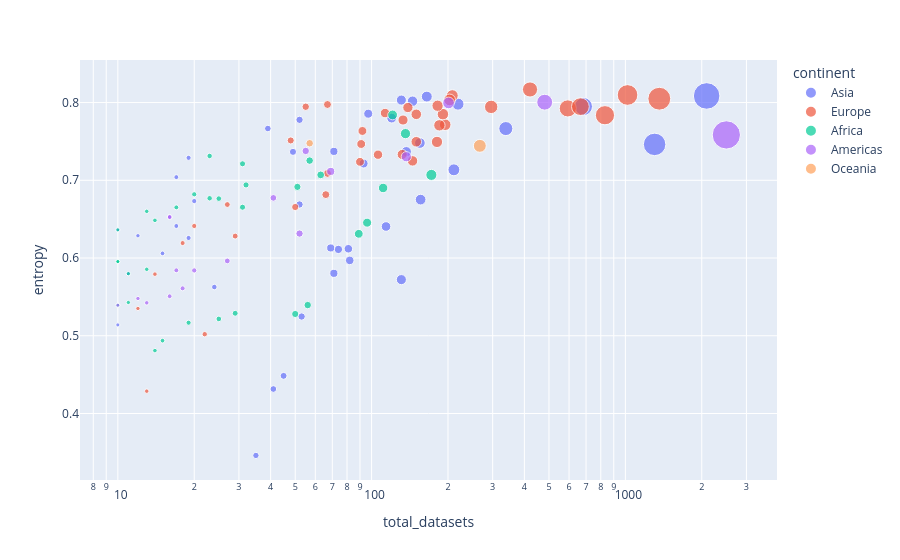

This figure's notebook cell:
### Code cell
fig = px.scatter(
    plot_df,
    x="total_datasets",
    y="entropy",
    size="bubble_size",
    color="continent",
    hover_name="country",
    hover_data={
        "income": True,
        "num_universities": True,
        "total_datasets": True,
        "entropy": ':.3f'
    },
    log_x=True
)

fig.show()

### Figure 1 — Plotly figure (JSON) as saved in the notebook; plotly's stock layout.template omitted (floating-point values rounded to 4 significant figures)
{"data": [{"customdata": [["L", 84], ["UM", 42], ["UM", 32], ["H", 12], ["LM", 122], ["LM", 30], ["UM", 897], ["UM", 43], ["LM", 636], ["UM", 561], ["UM", 234], ["UM", 95], ["H", 7], ["H", 636], ["LM", 29], ["UM", 83], ["H", 5], ["LM", 23], ["LM", 36], ["UM", 79], ["UM", 36], ["LM", 88], ["LM", 11], ["L", 72], ["H", 13], ["LM", 142], ["LM", 26], ["LM", 230], ["H", 2], ["H", 44], ["H", 5], ["H", 228], ["LM", 19], ["L", 29], ["H", 129], ["LM", 14], ["UM", 113], ["UM", 177], ["H", 30], ["LM", 34], ["LM", 166], ["L", 15]], "hovertemplate": "<b>%{hovertext}</b><br><br>continent=Asia<br>total_datasets=%{x}<br>entropy=%{y:.3f}<br>bubble_size=%{marker.size}<br>income=%{customdata[0]}<br>num_universities=%{customdata[1]}<extra></extra>", "hovertext": ["Afghanistan", "Armenia", "Azerbaijan", "Bahrain", "Bangladesh", "Cambodia", "China", "Georgia", "India", "Indonesia", "Iran", "Iraq", "Israel", "Japan", "Jordan", "Kazakhstan", "Kuwait", "Kyrgyzstan", "Lebanon", "Malaysia", "Mongolia", "Myanmar", "Nepal", "North Korea", "Oman", "Pakistan", "Palestine", "Philippines", "Qatar", "Saudi Arabia", "Singapore", "South Korea", "Sri Lanka", "Syria", "Taiwan", "Tajikistan", "Thailand", "Turkey", "United Arab Emirates", "Uzbekistan", "Vietnam", "Yemen"], "legendgroup": "Asia", "marker": {"color": "#636efa", "size": [27.75, 21.8, 23.56, 36.14, 127.1, 19.97, 632.9, 23.56, 454.8, 85.61, 107.0, 61.04, 97.74, 289.5, 65.02, 38.98, 43.09, 17.08, 59.29, 47.68, 15.04, 21.8, 45.74, 15.04, 40.37, 71.62, 65.58, 59.29, 91.04, 102.9, 102.4, 176.8, 47.68, 58.12, 93.93, 16.07, 73.77, 130.4, 82.6, 24.43, 91.04, 48.32], "sizemode": "area", "sizeref": 1.793, "symbol": "circle"}, "mode": "markers", "name": "Asia", "orientation": "v", "showlegend": true, "type": "scatter", "x": [24.0, 17.0, 19.0, 35.0, 211.0, 15.0, 2091.0, 19.0, 1304.0, 120.0, 165.0, 74.0, 145.0, 684.0, 81.0, 39.0, 45.0, 12.0, 71.0, 52.0, 10.0, 17.0, 49.0, 10.0, 41.0, 93.0, 82.0, 71.0, 131.0, 156.0, 155.0, 338.0, 52.0, 69.0, 137.0, 11.0, 97.0, 219.0, 114.0, 20.0, 131.0, 53.0], "xaxis": "x", "y": [0.5627, 0.7041, 0.7289, 0.346, 0.7135, 0.606, 0.8085, 0.6258, 0.7462, 0.78, 0.8077, 0.6111, 0.8018, 0.7949, 0.6119, 0.7666, 0.4484, 0.6287, 0.5803, 0.7778, 0.6362, 0.6412, 0.7366, 0.514, 0.4315, 0.7216, 0.597, 0.7372, 0.5722, 0.6752, 0.748, 0.7665, 0.6689, 0.613, 0.7368, 0.5799, 0.7857, 0.798, 0.6406, 0.6733, 0.8032, 0.5247], "yaxis": "y"}, {"customdata": [["UM", 27], ["H", 64], ["UM", 33], ["H", 14], ["UM", 28], ["H", 36], ["H", 18], ["H", 31], ["H", 15], ["H", 5], ["H", 34], ["H", 193], ["H", 312], ["H", 23], ["H", 29], ["H", 6], ["H", 23], ["H", 92], ["H", 12], ["H", 15], ["H", 1], ["H", 1], ["UM", 14], ["UM", 3], ["H", 55], ["UM", 17], ["H", 24], ["H", 166], ["H", 28], ["H", 73], ["H", 383], ["UM", 16], ["H", 24], ["H", 12], ["H", 82], ["H", 33], ["H", 31], ["UM", 193], ["H", 232]], "hovertemplate": "<b>%{hovertext}</b><br><br>continent=Europe<br>total_datasets=%{x}<br>entropy=%{y:.3f}<br>bubble_size=%{marker.size}<br>income=%{customdata[0]}<br>num_universities=%{customdata[1]}<extra></extra>", "hovertext": ["Albania", "Austria", "Belarus", "Belgium", "Bosnia and Herzegovina", "Bulgaria", "Croatia", "Czechia", "Denmark", "Estonia", "Finland", "France", "Germany", "Greece", "Hungary", "Iceland", "Ireland", "Italy", "Latvia", "Lithuania", "Luxembourg", "Malta", "Moldova", "Montenegro", "Netherlands", "North Macedonia", "Norway", "Poland", "Portugal", "Romania", "Russia", "Serbia", "Slovakia", "Slovenia", "Spain", "Sweden", "Switzerland", "Ukraine", "United Kingdom"], "legendgroup": "Europe", "marker": {"color": "#EF553B", "size": [24.43, 70.0, 22.69, 114.2, 26.11, 91.52, 78.49, 125.8, 120.3, 56.34, 100.1, 382.9, 468.6, 94.89, 71.08, 56.93, 97.74, 262.0, 46.39, 45.08, 31.68, 30.14, 17.08, 18.07, 161.1, 19.03, 82.09, 123.7, 118.5, 100.1, 206.1, 56.93, 49.59, 70.54, 283.9, 115.9, 114.6, 92.01, 331.8], "sizemode": "area", "sizeref": 1.793, "symbol": "circle"}, "mode": "markers", "name": "Europe", "orientation": "v", "showlegend": true, "type": "scatter", "x": [20.0, 90.0, 18.0, 181.0, 22.0, 132.0, 106.0, 208.0, 195.0, 66.0, 150.0, 1020.0, 1361.0, 139.0, 92.0, 67.0, 145.0, 593.0, 50.0, 48.0, 29.0, 27.0, 12.0, 13.0, 296.0, 14.0, 113.0, 203.0, 191.0, 150.0, 421.0, 67.0, 55.0, 91.0, 665.0, 185.0, 182.0, 133.0, 831.0], "xaxis": "x", "y": [0.6412, 0.7238, 0.6192, 0.7494, 0.502, 0.7333, 0.7329, 0.8089, 0.7715, 0.6816, 0.7849, 0.8098, 0.805, 0.7936, 0.7635, 0.7975, 0.7249, 0.7925, 0.6656, 0.7513, 0.6282, 0.6688, 0.5351, 0.4288, 0.7944, 0.5793, 0.7865, 0.8034, 0.7851, 0.7496, 0.8168, 0.7089, 0.7946, 0.7467, 0.7948, 0.7707, 0.7959, 0.7775, 0.7837], "yaxis": "y"}, {"customdata": [["UM", 63], ["LM", 20], ["LM", 10], ["UM", 8], ["L", 20], ["LM", 9], ["LM", 1], ["LM", 63], ["LM", 1], ["LM", 68], ["L", 51], ["LM", 72], ["LM", 76], ["UM", 14], ["L", 24], ["L", 24], ["LM", 5], ["LM", 24], ["L", 23], ["LM", 4], ["L", 6], ["LM", 168], ["L", 12], ["LM", 21], ["L", 41], ["UM", 30], ["L", 46], ["LM", 34], ["L", 5], ["LM", 36], ["L", 37], ["LM", 49], ["LM", 18]], "hovertemplate": "<b>%{hovertext}</b><br><br>continent=Africa<br>total_datasets=%{x}<br>entropy=%{y:.3f}<br>bubble_size=%{marker.size}<br>income=%{customdata[0]}<br>num_universities=%{customdata[1]}<extra></extra>", "hovertext": ["Algeria", "Angola", "Benin", "Botswana", "Burkina Faso", "Cameroon", "Comoros", "Cote d'Ivoire", "Djibouti", "Egypt", "Ethiopia", "Ghana", "Kenya", "Libya", "Malawi", "Mali", "Mauritania", "Morocco", "Mozambique", "Namibia", "Niger", "Nigeria", "Rwanda", "Senegal", "Somalia", "South Africa", "Sudan", "Tanzania", "Togo", "Tunisia", "Uganda", "Zambia", "Zimbabwe"], "legendgroup": "Africa", "marker": {"color": "#00cc96", "size": [73.23, 15.04, 19.03, 19.03, 15.04, 28.55, 15.04, 16.07, 23.56, 110.2, 54.53, 47.03, 50.84, 46.39, 15.04, 26.94, 28.55, 81.07, 19.97, 16.07, 18.07, 93.45, 33.2, 26.94, 31.68, 86.11, 50.22, 33.94, 21.8, 69.45, 33.2, 18.07, 24.43], "sizemode": "area", "sizeref": 1.793, "symbol": "circle"}, "mode": "markers", "name": "Africa", "orientation": "v", "showlegend": true, "type": "scatter", "x": [96.0, 10.0, 14.0, 14.0, 10.0, 25.0, 10.0, 11.0, 19.0, 172.0, 63.0, 51.0, 57.0, 50.0, 10.0, 23.0, 25.0, 111.0, 15.0, 11.0, 13.0, 136.0, 31.0, 23.0, 29.0, 121.0, 56.0, 32.0, 17.0, 89.0, 31.0, 13.0, 20.0], "xaxis": "x", "y": [0.6455, 0.5955, 0.4809, 0.6485, 0.5955, 0.6764, 0.5393, 0.5799, 0.5168, 0.7069, 0.7069, 0.6915, 0.7253, 0.528, 0.6362, 0.6769, 0.5216, 0.6901, 0.4937, 0.5428, 0.5855, 0.76, 0.7212, 0.7313, 0.5289, 0.7841, 0.5395, 0.6941, 0.6652, 0.6312, 0.6654, 0.6601, 0.682], "yaxis": "y"}, {"customdata": [["UM", 130], ["LM", 51], ["UM", 553], ["H", 116], ["H", 45], ["UM", 230], ["H", 22], ["UM", 35], ["UM", 30], ["UM", 52], ["UM", 60], ["UM", 630], ["H", 26], ["UM", 58], ["UM", 91], ["H", 1561], ["H", 14], ["UM", 120]], "hovertemplate": "<b>%{hovertext}</b><br><br>continent=Americas<br>total_datasets=%{x}<br>entropy=%{y:.3f}<br>bubble_size=%{marker.size}<br>income=%{customdata[0]}<br>num_universities=%{customdata[1]}<extra></extra>", "hovertext": ["Argentina", "Bolivia", "Brazil", "Canada", "Chile", "Colombia", "Costa Rica", "Cuba", "Dominican Republic", "Ecuador", "Guatemala", "Mexico", "Panama", "Paraguay", "Peru", "United States", "Uruguay", "Venezuela"], "legendgroup": "Americas", "marker": {"color": "#ab63fa", "size": [58.12, 20.89, 122.8, 226.3, 40.37, 49.59, 20.89, 15.04, 21.8, 20.89, 18.07, 93.93, 17.08, 22.69, 47.68, 717.3, 24.43, 30.14], "sizemode": "area", "sizeref": 1.793, "symbol": "circle"}, "mode": "markers", "name": "Americas", "orientation": "v", "showlegend": true, "type": "scatter", "x": [69.0, 16.0, 201.0, 481.0, 41.0, 55.0, 16.0, 10.0, 17.0, 16.0, 13.0, 137.0, 12.0, 18.0, 52.0, 2500.0, 20.0, 27.0], "xaxis": "x", "y": [0.7114, 0.6527, 0.7995, 0.8005, 0.6774, 0.7377, 0.6527, 0.5393, 0.5842, 0.5508, 0.5423, 0.7303, 0.5479, 0.561, 0.6315, 0.7584, 0.5841, 0.5963], "yaxis": "y"}, {"customdata": [["H", 45], ["H", 9]], "hovertemplate": "<b>%{hovertext}</b><br><br>continent=Oceania<br>total_datasets=%{x}<br>entropy=%{y:.3f}<br>bubble_size=%{marker.size}<br>income=%{customdata[0]}<br>num_universities=%{customdata[1]}<extra></extra>", "hovertext": ["Australia", "New Zealand"], "legendgroup": "Oceania", "marker": {"color": "#FFA15A", "size": [149.9, 50.84], "sizemode": "area", "sizeref": 1.793, "symbol": "circle"}, "mode": "markers", "name": "Oceania", "orientation": "v", "showlegend": true, "type": "scatter", "x": [267.0, 57.0], "xaxis": "x", "y": [0.7443, 0.7477], "yaxis": "y"}], "layout": {"legend": {"itemsizing": "constant", "title": {"text": "continent"}, "tracegroupgap": 0}, "margin": {"t": 60}, "xaxis": {"anchor": "y", "domain": [0, 1], "title": {"text": "total_datasets"}, "type": "log"}, "yaxis": {"anchor": "x", "domain": [0, 1], "title": {"text": "entropy"}}}}
